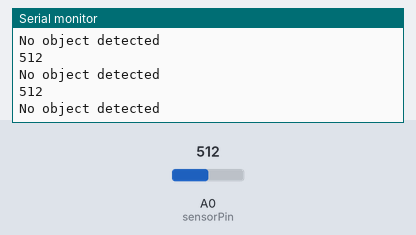
Bench run of a sketch on a simulated Arduino Uno, built with avr-gcc and run on an emulated ATmega328P. Shown: the last lines printed to the serial monitor. The inputs (shaded band) are chosen by the test bench; at power-on: A0 (sensorPin) = 512.

Above: at 1.2 s.
1.3 s: A0 (sensorPin) set to 105
At 1.31 s:
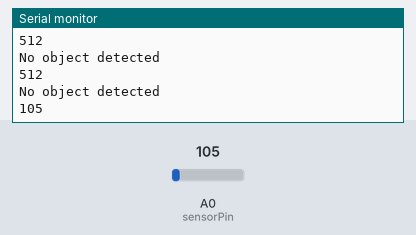
2.8 s: A0 (sensorPin) set to 91
At 2.82 s:
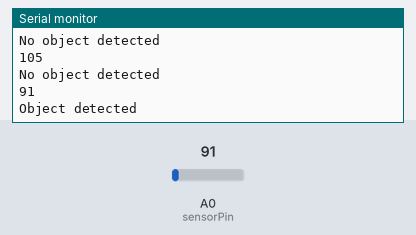
Timing chart, 0 to 5.8 s (numbered marks = the images above; inputs shaded):
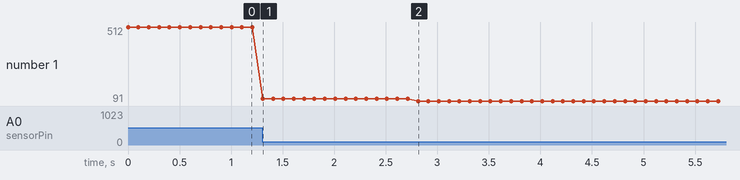

The sketch:

GROOVE_SENSOR_OBJECT_DETECTION.ino
```cpp
const int sensorPin = A0;
const int threshold = 100; // Adjust this threshold value as needed

void setup() {
  Serial.begin(9600);
}

void loop() {
  int sensorValue = analogRead(sensorPin);
  Serial.println(sensorValue);
  if (sensorValue < threshold) {
    // Object detected
    Serial.println("Object detected");
  } else {
    // No object detected
    Serial.println("No object detected");
  }

  delay(100);
}
```

Measured:
- the behaviour switches between 100 and 99 on A0 (sensorPin) (found by bisection; images 1 and 2)
- after the input at 1.3 s, the serial monitor: prints a new line at once (image 1)
- after the input at 2.8 s, the serial monitor: prints a new line at once (image 2)
- plotted number 1: 512 → 105 after the input at 1.3 s, 105 → 91 after the input at 2.8 s
